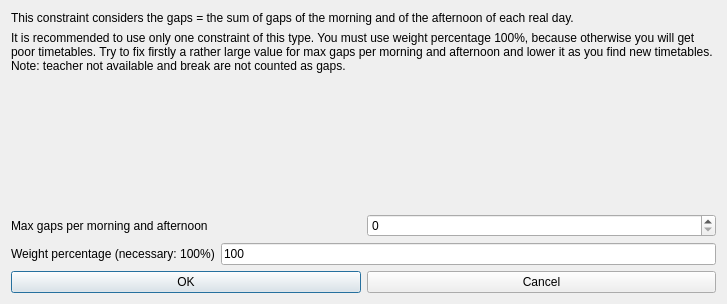
<?xml version="1.0" encoding="UTF-8"?>
<ui version="4.0">
 <class>ModifyConstraintTeachersMaxGapsPerMorningAndAfternoonForm_template</class>
 <widget class="QDialog" name="ModifyConstraintTeachersMaxGapsPerMorningAndAfternoonForm_template">
  <property name="geometry">
   <rect>
    <x>0</x>
    <y>0</y>
    <width>727</width>
    <height>304</height>
   </rect>
  </property>
  <property name="windowTitle">
   <string extracomment="This is the title of the dialog to modify a constraint of this type">Modify teachers max gaps per morning and afternoon</string>
  </property>
  <layout class="QGridLayout" name="gridLayout">
   <item row="0" column="0">
    <widget class="QLabel" name="instructionsTextLabel_2">
     <property name="sizePolicy">
      <sizepolicy hsizetype="Minimum" vsizetype="Minimum">
       <horstretch>0</horstretch>
       <verstretch>0</verstretch>
      </sizepolicy>
     </property>
     <property name="frameShape">
      <enum>QFrame::NoFrame</enum>
     </property>
     <property name="frameShadow">
      <enum>QFrame::Plain</enum>
     </property>
     <property name="text">
      <string>This constraint considers the gaps = the sum of gaps of the morning and of the afternoon of each real day.</string>
     </property>
     <property name="wordWrap">
      <bool>true</bool>
     </property>
    </widget>
   </item>
   <item row="1" column="0">
    <widget class="QLabel" name="instructionsTextLabel">
     <property name="sizePolicy">
      <sizepolicy hsizetype="Minimum" vsizetype="Minimum">
       <horstretch>0</horstretch>
       <verstretch>0</verstretch>
      </sizepolicy>
     </property>
     <property name="frameShape">
      <enum>QFrame::NoFrame</enum>
     </property>
     <property name="frameShadow">
      <enum>QFrame::Plain</enum>
     </property>
     <property name="text">
      <string>It is recommended to use only one constraint of this type. You must use weight percentage 100%, because otherwise you will get poor timetables. Try to fix firstly a rather large value for max gaps per morning and afternoon and lower it as you find new timetables.
Note: teacher not available and break are not counted as gaps.</string>
     </property>
     <property name="wordWrap">
      <bool>true</bool>
     </property>
    </widget>
   </item>
   <item row="2" column="0">
    <spacer name="spacer5">
     <property name="orientation">
      <enum>Qt::Vertical</enum>
     </property>
     <property name="sizeType">
      <enum>QSizePolicy::Expanding</enum>
     </property>
     <property name="sizeHint" stdset="0">
      <size>
       <width>20</width>
       <height>83</height>
      </size>
     </property>
    </spacer>
   </item>
   <item row="3" column="0">
    <layout class="QHBoxLayout" name="horizontalLayout">
     <item>
      <widget class="QLabel" name="textLabel1">
       <property name="text">
        <string>Max gaps per morning and afternoon</string>
       </property>
       <property name="wordWrap">
        <bool>false</bool>
       </property>
      </widget>
     </item>
     <item>
      <widget class="QSpinBox" name="maxGapsSpinBox"/>
     </item>
    </layout>
   </item>
   <item row="4" column="0">
    <layout class="QHBoxLayout" name="horizontalLayout_2">
     <item>
      <widget class="QLabel" name="weightTextLabel">
       <property name="frameShape">
        <enum>QFrame::NoFrame</enum>
       </property>
       <property name="frameShadow">
        <enum>QFrame::Plain</enum>
       </property>
       <property name="text">
        <string>Weight percentage (necessary: 100%)</string>
       </property>
       <property name="wordWrap">
        <bool>false</bool>
       </property>
      </widget>
     </item>
     <item>
      <widget class="QLineEdit" name="weightLineEdit">
       <property name="text">
        <string notr="true">100</string>
       </property>
      </widget>
     </item>
    </layout>
   </item>
   <item row="5" column="0">
    <layout class="QHBoxLayout">
     <item>
      <widget class="QPushButton" name="okPushButton">
       <property name="text">
        <string>OK</string>
       </property>
      </widget>
     </item>
     <item>
      <widget class="QPushButton" name="cancelPushButton">
       <property name="text">
        <string>Cancel</string>
       </property>
      </widget>
     </item>
    </layout>
   </item>
  </layout>
 </widget>
 <layoutdefault spacing="6" margin="11"/>
 <resources/>
 <connections/>
</ui>
